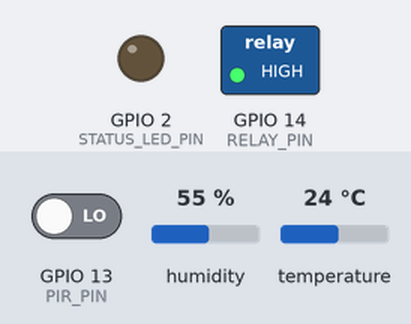
Recording of a sketch running on a simulated ESP32. Shown: switched loads named in the sketch (green lamp = pin HIGH), output pins drawn as LEDs (lit = HIGH). The test bench sets the inputs (shaded band); at power-on: GPIO 13 (PIR_PIN) LOW, humidity 55 %, temperature 24 °C. WiFi joins after 1.5 s; servers stay silent unless stated; uploads are accepted with an empty reply; what the sketch prints to the serial monitor is not drawn.

Above: at 0.6 s.
At 3.2 s:
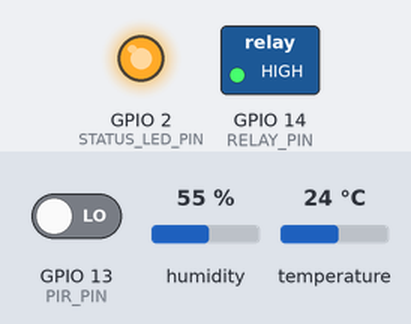
3.3 s: GPIO 13 (PIR_PIN) driven HIGH
At 4.6 s:
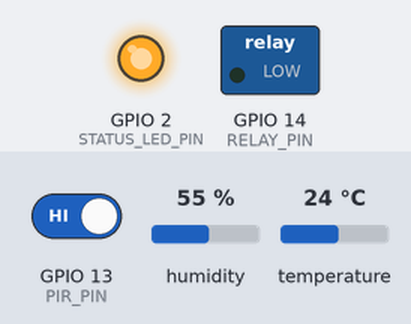
Timing chart, 0 to 6.3 s (numbered marks = the images above; inputs shaded):
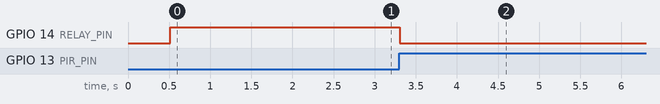

The sketch:

smart_hostel.ino
```cpp
/*
 * =========================================================================================
 * SMART HOSTEL ROOM MONITORING & AUTOMATIC LIGHT CONTROL SYSTEM
 * Production ESP32 Firmware
 *
 * Hardware Prototype:
 * - ESP32 Dev Module
 * - DHT22 / DHT11 Temperature & Humidity Sensor
 * - HC-SR501 PIR Motion Sensor
 * - Single-channel 5V/3.3V Relay Module (Controlling low-voltage LED)
 * - Optional Onboard Status LED
 *
 * Safety & Offline Resilience:
 * - Automatic PIR motion & relay timeout runs completely INDEPENDENT of Wi-Fi or backend.
 * - Non-blocking timing using millis() throughout. No long blocking delays.
 * - Auto-reconnect for Wi-Fi and graceful HTTP failover.
 * =========================================================================================
 */

#include <WiFi.h>
#include <HTTPClient.h>
#include <WiFiClientSecure.h>
#include <ArduinoJson.h>
#include <DHT.h>

// ========================== PIN CONFIGURATION ==========================
#define DHT_PIN          4        // GPIO4 connected to DHT22 DATA pin
#define PIR_PIN          13       // GPIO13 connected to HC-SR501 OUT pin
#define RELAY_PIN        14       // GPIO14 connected to Relay Module IN pin
#define STATUS_LED_PIN   2        // Built-in blue LED for connectivity status

// DHT Type: Change to DHT11 if using DHT11 instead of DHT22
#define DHT_TYPE         DHT22

// Relay logic: Most relay modules are Active LOW (LOW turns relay ON, HIGH turns it OFF)
// Set to HIGH if your relay module is Active HIGH.
#define RELAY_ON_LEVEL   LOW
#define RELAY_OFF_LEVEL  HIGH

// ========================== DEVICE CONFIGURATION =======================
const char* DEVICE_ID       = "ESP32_ROOM_01";
const char* ROOM_ID         = "ROOM_01";
const char* FIRMWARE_VER    = "v1.0.0";

// Wi-Fi Configuration (Replace with your hostel/local Wi-Fi credentials)
const char* WIFI_SSID       = "YOUR_WIFI_SSID";
const char* WIFI_PASSWORD   = "YOUR_WIFI_PASSWORD";

// Backend API URL:
// Cloud Deployed Render Backend: "https://smart-hostel-et9z.onrender.com"
// Local Dev Alternative:         "http://192.168.0.102:8000"
const char* BACKEND_BASE_URL = "https://smart-hostel-et9z.onrender.com";

// ========================== TIMING INTERVALS (ms) ======================
const unsigned long SENSOR_INTERVAL_MS    = 1500;    // Fast 1.5s live telemetry stream
const unsigned long HEARTBEAT_INTERVAL_MS = 8000;    // Post heartbeat every 8 seconds
const unsigned long COMMAND_POLL_MS       = 2000;    // Check for manual commands every 2s
const unsigned long WIFI_RETRY_MS         = 10000;   // Retry connecting if disconnected

// ========================== GLOBAL STATE ===============================
DHT dht(DHT_PIN, DHT_TYPE);

// Operating Mode: "AUTO" (PIR occupancy controlled) or "MANUAL" (dashboard override)
String operatingMode = "AUTO";

// Inactivity timeout: time to wait after motion ceases before switching light OFF (in ms)
unsigned long inactivityTimeoutMs = 60000; // Default 60 seconds (Configurable: 30s, 60s, 90s, 120s)

// Tracking variables
bool currentOccupancy  = false;
bool currentLightState = false; // Relay command state: true = ON, false = OFF
float currentTemp      = 0.0;
float currentHumidity  = 0.0;

unsigned long lastMotionTime     = 0;
unsigned long lastSensorPostTime = 0;
unsigned long lastHeartbeatTime  = 0;
unsigned long lastCommandPoll    = 0;
unsigned long lastWiFiRetry      = 0;

// Forward declaration
void postSensorData();
void printSerialTelemetry();

// ========================== RELAY CONTROL ==============================
void setRelayState(bool turnOn, const char* reason) {
  if (currentLightState != turnOn) {
    currentLightState = turnOn;
    digitalWrite(RELAY_PIN, turnOn ? RELAY_ON_LEVEL : RELAY_OFF_LEVEL);
    Serial.printf("[RELAY] State changed to %s | Reason: %s\n", turnOn ? "ON" : "OFF", reason);
  }
}

// ========================== OFFLINE & INSTANT EVENT AUTOMATION =========
void handleOccupancyAndLight() {
  int pirState = digitalRead(PIR_PIN);
  unsigned long now = millis();
  bool stateChanged = false;

  // Motion detected
  if (pirState == HIGH) {
    lastMotionTime = now;
    if (!currentOccupancy) {
      currentOccupancy = true;
      stateChanged = true;
      Serial.println("[PIR] Motion detected! Room OCCUPIED.");
    }

    // In AUTO mode, turn light ON immediately upon motion
    if (operatingMode == "AUTO" && !currentLightState) {
      setRelayState(true, "MOTION_DETECTED");
      stateChanged = true;
    }
  } else {
    // No motion currently being sensed on PIR pin
    // Check if inactivity timeout has elapsed
    if (currentOccupancy && (now - lastMotionTime >= inactivityTimeoutMs)) {
      currentOccupancy = false;
      stateChanged = true;
      Serial.println("[PIR] Inactivity timeout elapsed. Room EMPTY.");

      // In AUTO mode, turn light OFF when timeout expires
      if (operatingMode == "AUTO" && currentLightState) {
        setRelayState(false, "INACTIVITY_TIMEOUT");
        stateChanged = true;
      }
    }
  }

  // ULTRA-FAST SENSITIVE DISPATCH:
  // If occupancy or relay changed state, dispatch instantly without waiting for periodic timer!
  if (stateChanged) {
    lastSensorPostTime = now;
    postSensorData();
    printSerialTelemetry();
  }
}

// ========================== SENSOR READING =============================
void readDHTSensor() {
  float t = dht.readTemperature();
  float h = dht.readHumidity();

  if (!isnan(t) && !isnan(h)) {
    currentTemp = t;
    currentHumidity = h;
  } else {
    Serial.println("[DHT] Warning: Failed to read from DHT sensor! Retaining previous reading.");
  }
}

// ========================== NETWORK & HTTP =============================
bool beginHttp(HTTPClient& http, WiFiClientSecure& secureClient, const String& url) {
  http.setFollowRedirects(HTTPC_STRICT_FOLLOW_REDIRECTS);
  http.setTimeout(30000); // 30s timeout to allow for Render cloud cold-starts
  http.setUserAgent("ESP32-SmartHostel/1.0");

  if (url.startsWith("https://")) {
    secureClient.setInsecure(); // Bypass SSL cert validation on ESP32
    secureClient.setTimeout(30);
    return http.begin(secureClient, url);
  } else {
    return http.begin(url);
  }
}

void postSensorData() {
  if (WiFi.status() != WL_CONNECTED) return;

  HTTPClient http;
  WiFiClientSecure secureClient;
  String url = String(BACKEND_BASE_URL) + "/api/sensors/data";
  beginHttp(http, secureClient, url);
  http.addHeader("Content-Type", "application/json");

  StaticJsonDocument<256> doc;
  doc["device_id"]   = DEVICE_ID;
  doc["room_id"]     = ROOM_ID;
  doc["temperature"] = round(currentTemp * 10) / 10.0;
  doc["humidity"]    = round(currentHumidity * 10) / 10.0;
  doc["occupancy"]   = currentOccupancy;
  doc["light_state"] = currentLightState;

  String jsonBody;
  serializeJson(doc, jsonBody);

  int httpCode = http.POST(jsonBody);
  if (httpCode > 0) {
    if (httpCode == HTTP_CODE_OK || httpCode == HTTP_CODE_CREATED) {
      // Data posted successfully
    } else {
      Serial.printf("[HTTP] POST sensor data response code: %d\n", httpCode);
    }
  } else {
    Serial.printf("[HTTP] Sensor POST failed, error: %s\n", http.errorToString(httpCode).c_str());
  }
  http.end();
}

void postHeartbeat() {
  if (WiFi.status() != WL_CONNECTED) return;

  HTTPClient http;
  WiFiClientSecure secureClient;
  String url = String(BACKEND_BASE_URL) + "/api/devices/heartbeat";
  beginHttp(http, secureClient, url);
  http.addHeader("Content-Type", "application/json");

  StaticJsonDocument<256> doc;
  doc["device_id"]        = DEVICE_ID;
  doc["room_id"]          = ROOM_ID;
  doc["ip_address"]       = WiFi.localIP().toString();
  doc["firmware_version"] = FIRMWARE_VER;
  doc["rssi"]             = WiFi.RSSI();
  doc["free_heap"]        = ESP.getFreeHeap();

  String jsonBody;
  serializeJson(doc, jsonBody);

  int httpCode = http.POST(jsonBody);
  if (httpCode > 0) {
    // Heartbeat received
  } else {
    Serial.printf("[HTTP] Heartbeat failed, error: %s\n", http.errorToString(httpCode).c_str());
  }
  http.end();
}

void pollCommands() {
  if (WiFi.status() != WL_CONNECTED) return;

  HTTPClient http;
  WiFiClientSecure secureClient;
  String url = String(BACKEND_BASE_URL) + "/api/rooms/" + String(ROOM_ID) + "/command";
  beginHttp(http, secureClient, url);

  int httpCode = http.GET();
  if (httpCode == HTTP_CODE_OK) {
    String payload = http.getString();
    StaticJsonDocument<512> doc;
    DeserializationError error = deserializeJson(doc, payload);

    if (!error) {
      // Update operating mode
      if (doc.containsKey("mode")) {
        String newMode = doc["mode"].as<String>();
        if (newMode != operatingMode) {
          operatingMode = newMode;
          Serial.printf("[MODE] Switched to %s mode\n", operatingMode.c_str());
        }
      }

      // Update inactivity timeout if configured from dashboard
      if (doc.containsKey("inactivity_timeout_sec")) {
        unsigned long newTimeoutSec = doc["inactivity_timeout_sec"].as<unsigned long>();
        if (newTimeoutSec >= 10 && newTimeoutSec <= 600) {
          inactivityTimeoutMs = newTimeoutSec * 1000UL;
        }
      }

      // Handle manual light commands if in MANUAL mode
      if (operatingMode == "MANUAL" && doc.containsKey("target_light_state")) {
        bool targetState = doc["target_light_state"].as<bool>();
        setRelayState(targetState, "MANUAL_COMMAND");
      }
    }
  }
  http.end();
}

void checkWiFiConnection() {
  if (WiFi.status() != WL_CONNECTED) {
    digitalWrite(STATUS_LED_PIN, LOW); // LED OFF when disconnected
    unsigned long now = millis();
    if (now - lastWiFiRetry >= WIFI_RETRY_MS) {
      lastWiFiRetry = now;
      Serial.println("[WIFI] Attempting Wi-Fi reconnection...");
      WiFi.disconnect();
      WiFi.reconnect();
    }
  } else {
    digitalWrite(STATUS_LED_PIN, HIGH); // LED ON when connected
  }
}

// ========================== SERIAL JSON & COMMAND INTERFACE =============
void handleSerialCommands() {
  if (Serial.available() > 0) {
    String input = Serial.readStringUntil('\n');
    input.trim();
    if (input.length() == 0) return;

    StaticJsonDocument<256> doc;
    DeserializationError err = deserializeJson(doc, input);

    if (!err) {
      if (doc.containsKey("cmd")) {
        String cmd = doc["cmd"].as<String>();
        if (cmd == "LIGHT_ON") {
          operatingMode = "MANUAL";
          setRelayState(true, "SERIAL_COMMAND");
          Serial.println("{\"status\":\"ok\",\"relay\":true,\"mode\":\"MANUAL\"}");
        } else if (cmd == "LIGHT_OFF") {
          operatingMode = "MANUAL";
          setRelayState(false, "SERIAL_COMMAND");
          Serial.println("{\"status\":\"ok\",\"relay\":false,\"mode\":\"MANUAL\"}");
        } else if (cmd == "SET_MODE") {
          operatingMode = doc["mode"].as<String>();
          Serial.printf("{\"status\":\"ok\",\"mode\":\"%s\"}\n", operatingMode.c_str());
        } else if (cmd == "SET_TIMEOUT") {
          inactivityTimeoutMs = doc["timeout_sec"].as<unsigned long>() * 1000UL;
          Serial.printf("{\"status\":\"ok\",\"timeout_ms\":%lu}\n", inactivityTimeoutMs);
        } else if (cmd == "PING") {
          Serial.println("{\"status\":\"pong\",\"device\":\"ESP32_ROOM_01\",\"wifi\":true}");
        }
      }
    }
  }
}

void printSerialTelemetry() {
  StaticJsonDocument<192> doc;
  doc["type"]        = "telemetry";
  doc["device_id"]   = DEVICE_ID;
  doc["temperature"] = round(currentTemp * 10) / 10.0;
  doc["humidity"]    = round(currentHumidity * 10) / 10.0;
  doc["occupancy"]   = currentOccupancy;
  doc["light_state"] = currentLightState;
  doc["mode"]        = operatingMode;

  String out;
  serializeJson(doc, out);
  Serial.println(out);
}

// ========================== ARDUINO SETUP ==============================
void setup() {
  Serial.begin(115200);
  delay(500);
  Serial.println("\n=======================================================");
  Serial.println("  SMART HOSTEL ROOM MONITOR & LIGHT CONTROL SYSTEM");
  Serial.println("  Firmware Version: " + String(FIRMWARE_VER));
  Serial.println("=======================================================");

  // Pin modes
  pinMode(PIR_PIN, INPUT);
  pinMode(RELAY_PIN, OUTPUT);
  pinMode(STATUS_LED_PIN, OUTPUT);

  // Initialize relay to OFF
  digitalWrite(RELAY_PIN, RELAY_OFF_LEVEL);
  digitalWrite(STATUS_LED_PIN, LOW);

  // Initialize DHT sensor
  dht.begin();
  Serial.println("[DHT] Sensor initialized.");

  // Wi-Fi Connection
  Serial.printf("[WIFI] Connecting to %s...\n", WIFI_SSID);
  WiFi.mode(WIFI_STA);
  WiFi.begin(WIFI_SSID, WIFI_PASSWORD);

  // Quick initial non-blocking attempt (5 seconds max so startup is not halted)
  unsigned long startAttemptTime = millis();
  while (WiFi.status() != WL_CONNECTED && millis() - startAttemptTime < 5000) {
    delay(250);
    Serial.print(".");
  }

  if (WiFi.status() == WL_CONNECTED) {
    Serial.println("\n[WIFI] Connected successfully!");
    Serial.print("[WIFI] IP Address: ");
    Serial.println(WiFi.localIP());
    digitalWrite(STATUS_LED_PIN, HIGH);
  } else {
    Serial.println("\n[WIFI] Initial Wi-Fi connection timed out. System will continue offline safely.");
  }
}

// ========================== MAIN LOOP ==================================
void loop() {
  unsigned long now = millis();

  // 1. Check Wi-Fi state without halting loop
  checkWiFiConnection();

  // 2. Process any incoming WebSerial commands from USB connection
  handleSerialCommands();

  // 3. CRITICAL: Handle occupancy detection & local relay timer independently
  //    This logic runs even if Wi-Fi is disconnected or backend is down!
  handleOccupancyAndLight();

  // 4. Periodic DHT reading
  static unsigned long lastDhtRead = 0;
  if (now - lastDhtRead >= 2000) {
    lastDhtRead = now;
    readDHTSensor();
  }

  // 5. Periodic Telemetry POST to FastAPI
  if (now - lastSensorPostTime >= SENSOR_INTERVAL_MS) {
    lastSensorPostTime = now;
    postSensorData();
    printSerialTelemetry(); // Also echo over Serial for browser WebSerial monitor
  }

  // 6. Periodic Heartbeat POST
  if (now - lastHeartbeatTime >= HEARTBEAT_INTERVAL_MS) {
    lastHeartbeatTime = now;
    postHeartbeat();
  }

  // 7. Periodic Command Polling from backend
  if (now - lastCommandPoll >= COMMAND_POLL_MS) {
    lastCommandPoll = now;
    pollCommands();
  }

  // Small 20ms yield for watchdog and power stability
  delay(20);
}
```

Measured:
- after the input at 3.3 s, GPIO 14 (RELAY_PIN): HIGH → LOW at once
